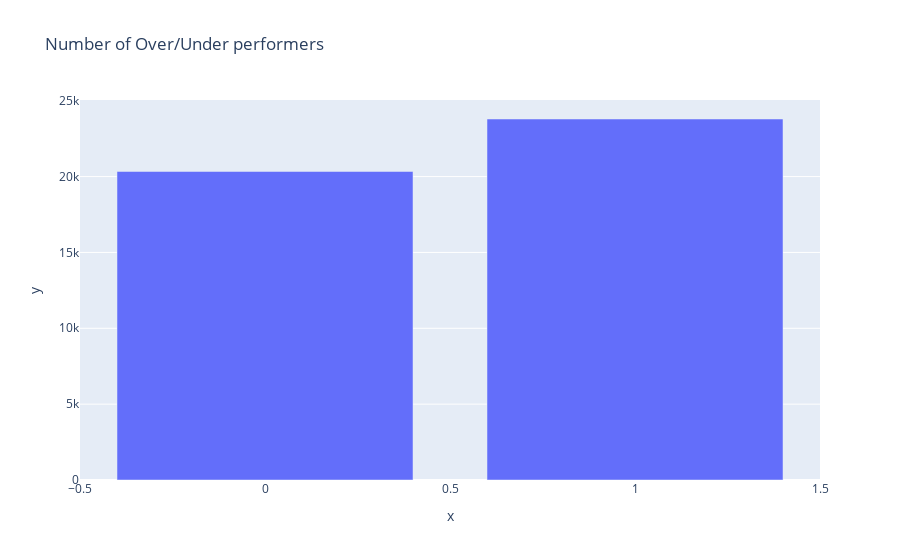

The code cell stored with this chart in its notebook:
### Code cell
sector_counts = df['adj_fperf'].value_counts()
fig_sector = px.bar(x=sector_counts.index, y=sector_counts.values, title='Number of Over/Under performers')
fig_sector.show()

### Figure 1 — Plotly figure (JSON) as saved in the notebook; plotly's stock layout.template omitted (floating-point values rounded to 4 significant figures)
{"data": [{"alignmentgroup": "True", "hovertemplate": "x=%{x}<br>y=%{y}<extra></extra>", "legendgroup": "", "marker": {"color": "#636efa", "pattern": {"shape": ""}}, "name": "", "offsetgroup": "", "orientation": "v", "showlegend": false, "textposition": "auto", "type": "bar", "x": [1, 0], "xaxis": "x", "y": [23796, 20336], "yaxis": "y"}], "layout": {"barmode": "relative", "legend": {"tracegroupgap": 0}, "title": {"text": "Number of Over/Under performers"}, "xaxis": {"anchor": "y", "domain": [0, 1], "title": {"text": "x"}}, "yaxis": {"anchor": "x", "domain": [0, 1], "title": {"text": "y"}}}}
